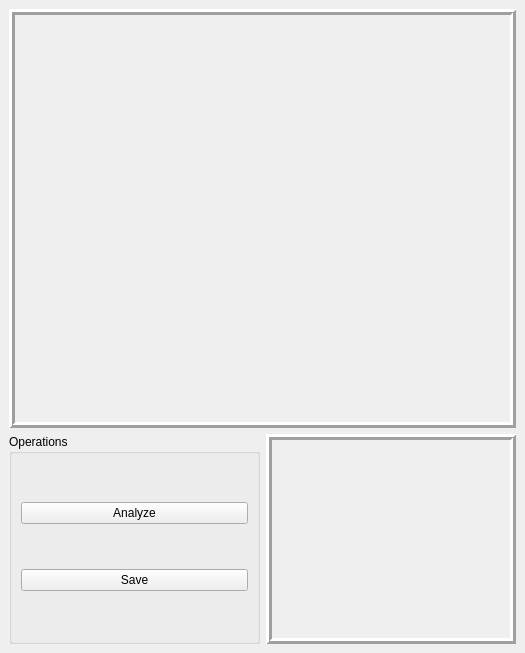
<?xml version="1.0" encoding="UTF-8"?>
<ui version="4.0">
 <class>Tanalyzer</class>
 <widget class="QMainWindow" name="Tanalyzer">
  <property name="geometry">
   <rect>
    <x>0</x>
    <y>0</y>
    <width>525</width>
    <height>653</height>
   </rect>
  </property>
  <property name="maximumSize">
   <size>
    <width>16777215</width>
    <height>16777210</height>
   </size>
  </property>
  <property name="sizeIncrement">
   <size>
    <width>1</width>
    <height>0</height>
   </size>
  </property>
  <property name="windowTitle">
   <string>T Analyzer</string>
  </property>
  <property name="autoFillBackground">
   <bool>false</bool>
  </property>
  <widget class="QWidget" name="mainContainer">
   <layout class="QGridLayout" name="gridLayout">
    <item row="2" column="0">
     <widget class="QGroupBox" name="groupBox">
      <property name="title">
       <string>Operations</string>
      </property>
      <layout class="QVBoxLayout" name="verticalLayout">
       <item>
        <widget class="QPushButton" name="analyzeButton">
         <property name="text">
          <string>Analyze</string>
         </property>
        </widget>
       </item>
       <item>
        <widget class="QPushButton" name="saveButton">
         <property name="text">
          <string>Save</string>
         </property>
        </widget>
       </item>
      </layout>
     </widget>
    </item>
    <item row="2" column="1">
     <widget class="QLabel" name="analysis">
      <property name="sizePolicy">
       <sizepolicy hsizetype="Ignored" vsizetype="Ignored">
        <horstretch>0</horstretch>
        <verstretch>0</verstretch>
       </sizepolicy>
      </property>
      <property name="frameShape">
       <enum>QFrame::Box</enum>
      </property>
      <property name="frameShadow">
       <enum>QFrame::Raised</enum>
      </property>
      <property name="lineWidth">
       <number>3</number>
      </property>
      <property name="text">
       <string/>
      </property>
      <property name="wordWrap">
       <bool>true</bool>
      </property>
      <property name="margin">
       <number>20</number>
      </property>
     </widget>
    </item>
    <item row="0" column="0" rowspan="2" colspan="2">
     <widget class="QLabel" name="mainPicture">
      <property name="sizePolicy">
       <sizepolicy hsizetype="Preferred" vsizetype="Preferred">
        <horstretch>0</horstretch>
        <verstretch>0</verstretch>
       </sizepolicy>
      </property>
      <property name="frameShape">
       <enum>QFrame::Box</enum>
      </property>
      <property name="frameShadow">
       <enum>QFrame::Raised</enum>
      </property>
      <property name="lineWidth">
       <number>3</number>
      </property>
      <property name="text">
       <string/>
      </property>
      <property name="pixmap">
       <pixmap>graphology/white.bmp</pixmap>
      </property>
      <property name="scaledContents">
       <bool>false</bool>
      </property>
      <property name="alignment">
       <set>Qt::AlignLeading|Qt::AlignLeft|Qt::AlignTop</set>
      </property>
     </widget>
    </item>
   </layout>
  </widget>
 </widget>
 <resources/>
 <connections/>
</ui>
